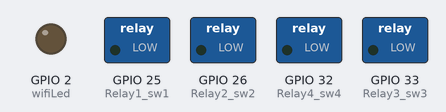
Recording of a sketch running on a simulated ESP32. Parts: switched loads named in the sketch (green lamp = pin HIGH), output pins drawn as LEDs (lit = HIGH). WiFi joins after 1.5 s; servers stay silent unless stated; what the sketch prints to the serial monitor is not drawn.

Above: at 0.2 s.
At 2.0 s:
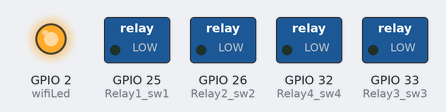
Timing chart, 0 to 3.5 s (numbered marks = the images above):
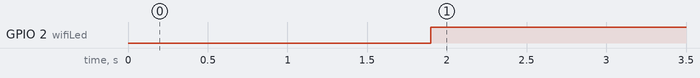

Measured:
- by itself, GPIO 2 (wifiLed): LOW → HIGH at 1.9 s

The sketch:

esp324chrelay_xymd02.ino
```cpp
/* Fill-in your Template ID (only if using Blynk.Cloud) */
#define BLYNK_TEMPLATE_ID ""
#define BLYNK_TEMPLATE_NAME ""
#define BLYNK_AUTH_TOKEN ""
#define BLYNK_FIRMWARE_VERSION "0.1.0"
bool fetch_blynk_state = true;  //true or false
//#define BLYNK_PRINT Serial
#include <WiFi.h>
#include <WiFiClient.h>
#include <BlynkSimpleEsp32.h>
char auth[] = BLYNK_AUTH_TOKEN;
//============Modbus Master=============//
#include <ModbusMaster.h>
#define RX1 16  //RX
#define TX1 17  //TX
//============Modbus Master=============//
//=============Modbus Object============//
ModbusMaster node1;  //Slave ID1 Modbus Temperature & Humidity XY-MD02

//=============Modbus Object============//
//=============Simple Timer=============//
#include <SimpleTimer.h>
SimpleTimer timer;
//=============Simple Timer=============//
//================GPIO==================//
#define Relay1_sw1 25
#define Widget_Btn_sw1 V1
#define Relay2_sw2 26
#define Widget_Btn_sw2 V2
#define Relay3_sw3 33
#define Widget_Btn_sw3 V3
#define Relay4_sw4 32
#define Widget_Btn_sw4 V4
//================GPIO==================//
//V1 SW1
//V2 SW2
//V3 SW3
//V4 SW4
//V5 XY-MD02 Temerature
//V6 XY-MD02 Humidity
//================GPIO==================//
//=========Your WiFi credentials.========//
// Set password to "" for open networks.
char ssid[] = "";  //แก้ชื่อกับรหัส Wi-Fi
char pass[] = "";
int wifiFlag = 0;
#define wifiLed 2  //D2
unsigned long previousMillis = 0;
unsigned long interval = 30000;
//=========Your WiFi credentials.========//

//============Wi-Fi Connection===========//
void initWiFi() {
  WiFi.mode(WIFI_STA);
  WiFi.begin(ssid, pass);
  Serial.print("Connecting to WiFi ..");
  if (WiFi.status() != WL_CONNECTED) {
    Serial.print('.');
  }
  Serial.println(WiFi.localIP());
}
//============Wi-Fi Connection===========//
//============Setup Function=============//
void setup() {
  Serial.begin(9600);
  Serial2.begin(9600, SERIAL_8N1, RX1, TX1);  //RX1=16,TX1=17
  node1.begin(1, Serial2);                    //SoilMoisture Slave ID1
  delay(100);

  // Setup Pin Mode
  pinMode(Relay1_sw1, OUTPUT);  // ESP32 PIN GPIO25
  pinMode(Relay2_sw2, OUTPUT);  // ESP32 PIN GPIO26
  pinMode(Relay3_sw3, OUTPUT);  // ESP32 PIN GPIO33
  pinMode(Relay4_sw4, OUTPUT);  // ESP32 PIN GPIO32
  pinMode(wifiLed, OUTPUT);  // ESP32 PIN GPIO2

  // Set Defult Relay Status
  digitalWrite(Relay1_sw1, LOW);  // ESP32 PIN GPIO25
  digitalWrite(Relay2_sw2, LOW);  // ESP32 PIN GPIO26
  digitalWrite(Relay3_sw3, LOW);  // ESP32 PIN GPIO33
  digitalWrite(Relay4_sw4, LOW);  // ESP32 PIN GPIO32
  digitalWrite(wifiLed, LOW);  // ESP32 PIN GPIO19
  initWiFi();
  Serial.print("RSSI: ");
  Serial.println(WiFi.RSSI());
  timer.setInterval(10000L, checkBlynkStatus);  // check if Blynk server is connected every 10 seconds
  timer.setInterval(5000L, xymd02);
  Blynk.config(auth);
  delay(1000);

  if (!fetch_blynk_state) {
  }
}
//============Setup Function=============//
//============Wi-Fi Connection===========//

//=====Check Blynk connected Status======//
void checkBlynkStatus() {  // called every 10 seconds by SimpleTimer
  bool isconnected = Blynk.connected();
  if (isconnected == false) {
    wifiFlag = 1;
    Serial.println("Blynk Not Connected");
    digitalWrite(wifiLed, LOW);
  }
  if (isconnected == true) {
    wifiFlag = 0;
    if (!fetch_blynk_state) {
      digitalWrite(wifiLed, HIGH);
    }
  }
}
//=====Check Blynk connected Status======//

//============Blynk Connected============//
BLYNK_CONNECTED() {
  // Request the latest state from the server
  if (fetch_blynk_state) {
    digitalWrite(wifiLed, HIGH);
    Blynk.syncAll();
  }
}
//============Blynk Connected============//
//========XY-MD02 Temp&Humi==============//
void xymd02()//Function ในการอ่านค่าจาก Sensor
{
  uint8_t result1;
  float temp1 = (node1.getResponseBuffer(0)/10.0f);
  float humi1 = (node1.getResponseBuffer(1)/10.0f);

  Serial.println("Get XY-MD02 Data:");
  result1 = node1.readInputRegisters(0x0001, 2); //Function 04, Read 2 registers starting at 2)
  if (result1 == node1.ku8MBSuccess)
  {
    Serial.print("Temp: ");
    Serial.println(node1.getResponseBuffer(0)/10.0f);
    Serial.print("Humi: ");
    Serial.println(node1.getResponseBuffer(1)/10.0f);
  }
  delay(1000);
  Blynk.virtualWrite(V5, temp1);
  Blynk.virtualWrite(V6, humi1);
}
//========XY-MD02 Temp&Humi==============//
//=============Loop Function=============//
void loop() {
  //When push/pop event occured execute component in touch event list

  //Check Wi-Fi connection
  unsigned long currentMillis = millis();
  // if WiFi is down, try reconnecting every CHECK_WIFI_TIME seconds
  if ((WiFi.status() != WL_CONNECTED) && (currentMillis - previousMillis >= interval)) {
    Serial.print(millis());
    Serial.println("Reconnecting to WiFi...");
    WiFi.disconnect();
    WiFi.reconnect();
    previousMillis = currentMillis;
  }
  Blynk.run();
  timer.run();
}
//=============Loop Function=============//

//==============ON-OFF SW1==============//
BLYNK_WRITE(Widget_Btn_sw1) {
  int valuebtn1 = param.asInt();
  if (valuebtn1 == 1) {
    digitalWrite(Relay1_sw1, HIGH);
  } else {
    digitalWrite(Relay1_sw1, LOW);
  }
}
//==============ON-OFF SW1==============//

//==============ON-OFF SW2==============//
BLYNK_WRITE(Widget_Btn_sw2) {
  int valuebtn1 = param.asInt();
  if (valuebtn1 == 1) {
    digitalWrite(Relay2_sw2, HIGH);
  } else {
    digitalWrite(Relay2_sw2, LOW);
  }
}
//==============ON-OFF SW2==============//

//==============ON-OFF SW3==============//
BLYNK_WRITE(Widget_Btn_sw3) {
  int valuebtn1 = param.asInt();
  if (valuebtn1 == 1) {
    digitalWrite(Relay3_sw3, HIGH);
  } else {
    digitalWrite(Relay3_sw3, LOW);
  }
}
//==============ON-OFF SW3==============//

//==============ON-OFF SW4==============//
BLYNK_WRITE(Widget_Btn_sw4) {
  int valuebtn1 = param.asInt();
  if (valuebtn1 == 1) {
    digitalWrite(Relay4_sw4, HIGH);
  } else {
    digitalWrite(Relay4_sw4, LOW);
  }
}
//==============ON-OFF SW4==============//
```
